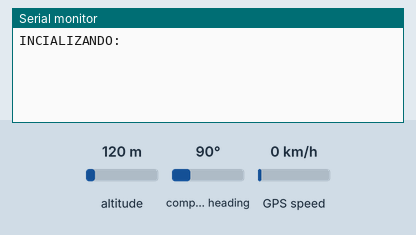
The program below on a simulated Arduino Uno, built with avr-gcc and run on an emulated ATmega328P. Shown: the last lines printed to the serial monitor. The test bench sets the inputs (shaded band); at power-on: altitude 120 m, GPS speed 0 km/h, compass heading 90°. The GPS gets a fix after 3 s at 37.7749, -122.4194 with 8 satellites; no radio packets arrive unless stated.

Above: at 2.2 s.
2.3 s: altitude set to 20 m
At 5.4 s:
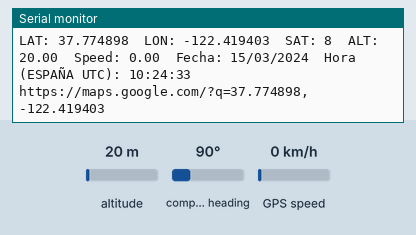
6.0 s: GPS speed set to 2 km/h
At 7.4 s:
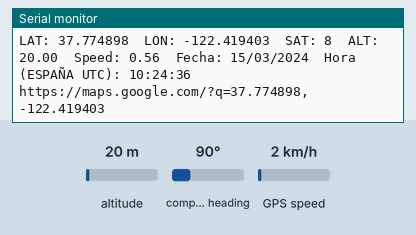
7.5 s: altitude set to 250 m
At 8.7 s:
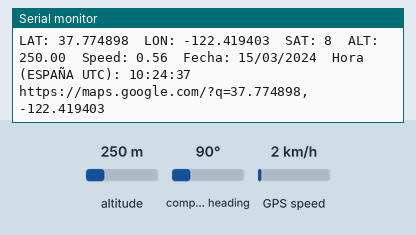

The program:

main.cpp
```cpp
#include <Arduino.h>
#include <SoftwareSerial.h>
#include <TinyGPS.h>
#include <VirtualWire.h>
/************************************************************************************************/
//GPS
TinyGPS gps;
#define GPSTX 4
#define GPSRX 3

SoftwareSerial softSerial(GPSTX, GPSRX); //TX RX

float flat, flon;
unsigned long age;
/************************************************************************************************/
//ANTENA
#define DATAPIN 9
char dato[100];
void setup()
{
   Serial.begin(115200);
   softSerial.begin(9600);
   vw_setup(2000);         // velocidad: Bits per segundo
   vw_set_tx_pin(DATAPIN); // RF
   delay(1000);
   Serial.println("INCIALIZANDO: ");
}

void loop()
{
   bool newData = false;

   // Intentar recibir secuencia durante un segundo
   for (unsigned long start = millis(); millis() - start < 1000;)
   {
      while (softSerial.available())
      {
         char c = softSerial.read();
         if (gps.encode(c)) // Nueva secuencia recibida
            newData = true;
      }
   }

   if (newData)
   {
      Serial.print("LAT: ");
      gps.f_get_position(&flat, &flon, &age);
      Serial.print(flat == TinyGPS::GPS_INVALID_F_ANGLE ? 0.0 : flat, 6);
      Serial.print("\tLON: ");
      Serial.print(flon == TinyGPS::GPS_INVALID_F_ANGLE ? 0.0 : flon, 6);
      Serial.print("\tSAT: ");
      Serial.print(gps.satellites() == TinyGPS::GPS_INVALID_SATELLITES ? 0 : gps.satellites());
      Serial.print("\tALT: ");
      Serial.print(gps.f_altitude());
      Serial.print("\tSpeed: ");
      Serial.print(gps.f_speed_mps());
      int year;
      byte month, day, hour, minutes, second;
      gps.crack_datetime(&year, &month, &day, &hour, &minutes, &second);
      char date[100];
      sprintf(date, "\tFecha: %02d/%02d/%02d\tHora (ESPAÑA UTC): %02d:%02d:%02d", day, month, year, hour, minutes, second);
      Serial.println(date);
      Serial.print("https://maps.google.com/?q=");
      Serial.print(flat, 6);
      Serial.print(",");
      Serial.println(flon, 6);
   }
   char buf[VW_MAX_MESSAGE_LEN]; // Cadena para enviar
   String str = "LA NASA TE ESPIA";
   //Serial.println(str);
   str.toCharArray(buf, sizeof(buf));    //convertimos el String en un array
   vw_send((uint8_t *)buf, strlen(buf)); //Enviamos el array
   vw_wait_tx();                         //Esperamos hasta que el mensaje se envie

   delay(200);
}
```

Measured:
- after the input at 2.3 s, the serial monitor: prints a new line after 2.2 s (image 1)
- after the input at 6.0 s, the serial monitor: prints a new line after 1.1 s (image 2)
- after the input at 7.5 s, the serial monitor: prints a new line after 0.86 s (image 3)
